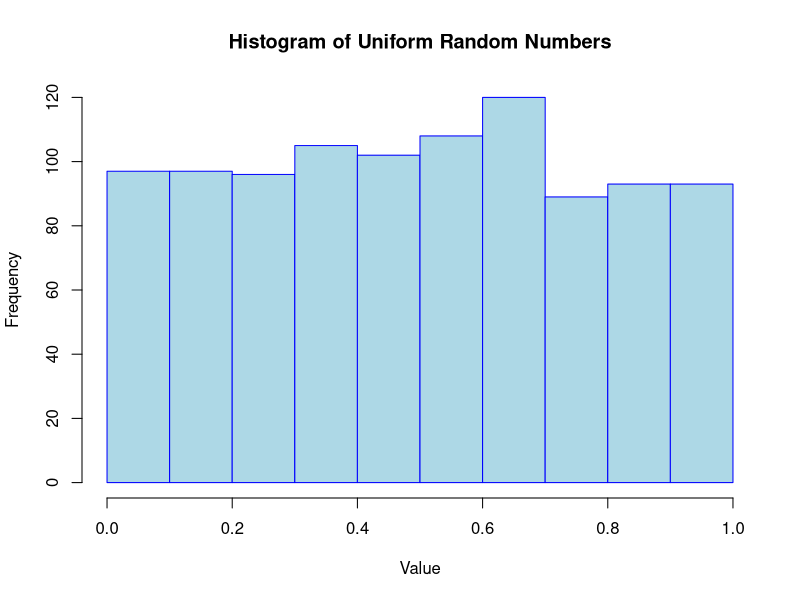
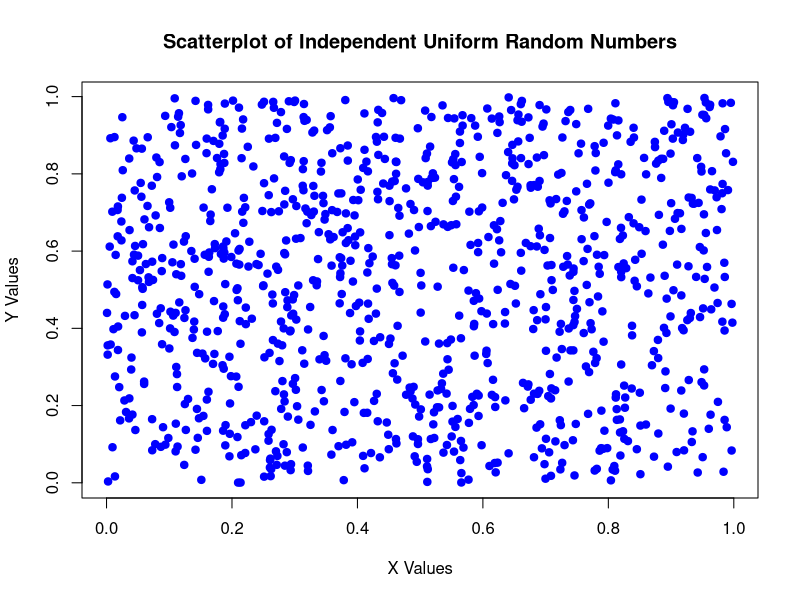
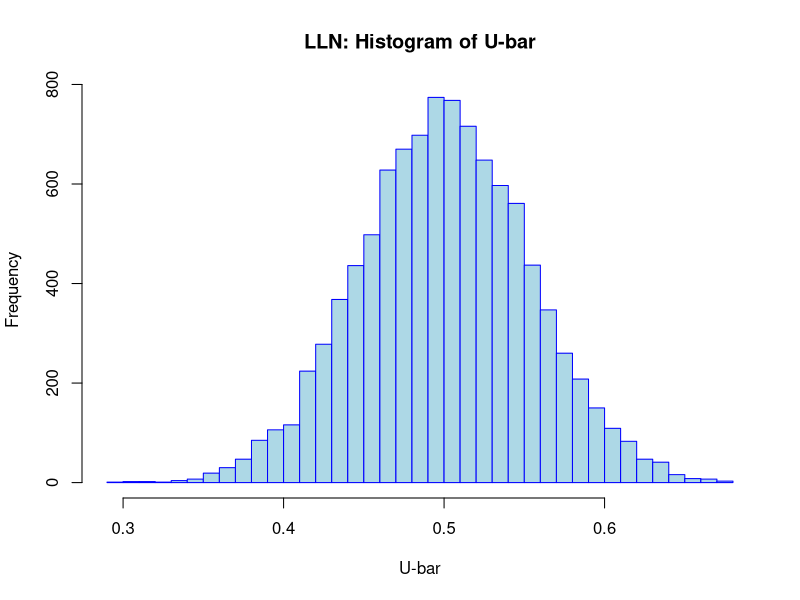
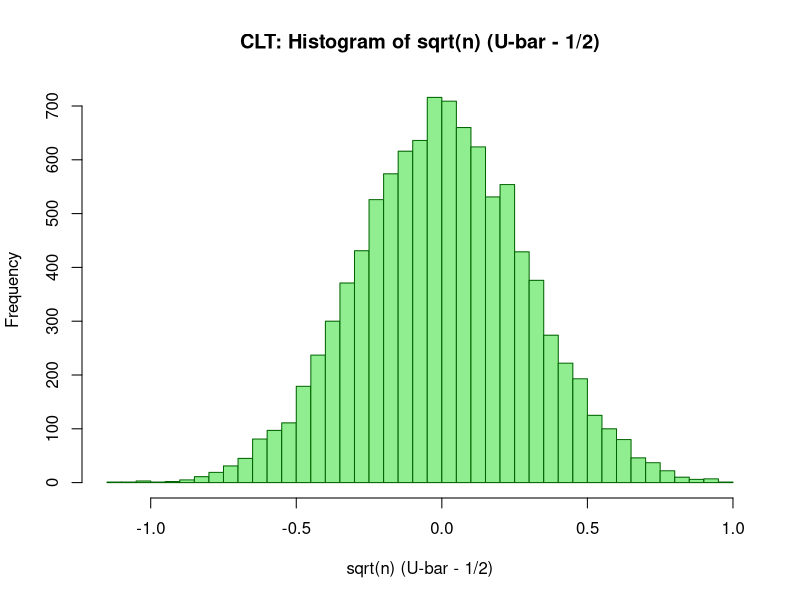

Here is the R script that generated these plots, in order:

#generate 1k uniform numbers between 0 and 1
random_numbers <- runif(1000, min = 0, max = 1)

#plot the histograms of the random numbers
hist(random_numbers, main = "Histogram of Uniform Random Numbers", xlab = "Value", ylab = "Frequency",col = "lightblue", border = "blue")


#num of times to repeat generating 2 numbers
n <- 1000

#generate n uniform random numbers for X and Y
X <- runif(n, min = 0, max = 1)
Y <- runif(n, min = 0, max = 1)

#plot the scatterplot of X vs Y
plot(X, Y, main = "Scatterplot of Independent Uniform Random Numbers", xlab = "X Values", ylab = "Y Values", col = "blue", pch = 19)


#num of points to generate
n <- 10000

#generate n random numbers for X and Y in range [-1, 1]
X <- runif(n, min = -1, max = 1)
Y <- runif(n, min = -1, max = 1)

#count how many points fall within unit circle
points_inside <- sum(X^2 + Y^2 < 1)

#estimate pi
pi_estimate <- (points_inside/n) * 4

#print
print(pi_estimate)


#generate uniform number between 0 and 1
U <- runif(1, min = 0, max = 1)

#determine value Z based on U
Z <- ifelse(U < 0.5, 0, 1)

#print result
print(Z)


#Number of coin flips
n <- 10

# Generate n uniform random numbers U between 0 and 1
U <- runif(n, min = 0, max = 1)

# Determine the value of Z for each U
Z <- ifelse(U < 0.5, 0, 1)

# Print the results
print(Z)


# Number of trials
trials <- 10000

# Initialize vectors to store the results
mean_u <- numeric(trials)
clt_u <- numeric(trials)

# Number of observations (change this to see different effects)
n <- 30

# Simulation
for (i in 1:trials) {
    # Generate n uniform random numbers
    U <- runif(n, min = 0, max = 1)
    
    # Calculate the mean
    mean_u[i] <- mean(U)

    # Calculate for CLT
    clt_u[i] <- sqrt(n) * (mean_u[i] - 1/2)
}

# Plot the histogram of mean_u to demonstrate LLN
hist(mean_u, main = "LLN: Histogram of U-bar", xlab = "U-bar", ylab = "Frequency", col = "lightblue", border = "blue", breaks = 30)

# Plot the histogram of clt_u to demonstrate CLT
hist(clt_u, main = "CLT: Histogram of sqrt(n) (U-bar - 1/2)", xlab = "sqrt(n) (U-bar - 1/2)", ylab = "Frequency", col = "lightgreen", border = "darkgreen", breaks = 30)
